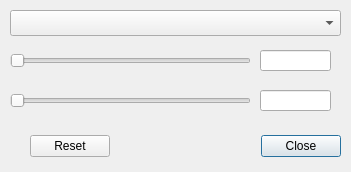
<?xml version="1.0" encoding="UTF-8"?>
<ui version="4.0">
 <class>changeColormapDialog</class>
 <widget class="QDialog" name="changeColormapDialog">
  <property name="geometry">
   <rect>
    <x>0</x>
    <y>0</y>
    <width>351</width>
    <height>172</height>
   </rect>
  </property>
  <property name="sizePolicy">
   <sizepolicy hsizetype="Fixed" vsizetype="Fixed">
    <horstretch>0</horstretch>
    <verstretch>0</verstretch>
   </sizepolicy>
  </property>
  <property name="windowTitle">
   <string>Change Colormap</string>
  </property>
  <widget class="QDialogButtonBox" name="buttons">
   <property name="geometry">
    <rect>
     <x>30</x>
     <y>130</y>
     <width>311</width>
     <height>32</height>
    </rect>
   </property>
   <property name="orientation">
    <enum>Qt::Horizontal</enum>
   </property>
   <property name="standardButtons">
    <set>QDialogButtonBox::Close|QDialogButtonBox::Reset</set>
   </property>
   <property name="centerButtons">
    <bool>false</bool>
   </property>
  </widget>
  <widget class="QComboBox" name="cmap_combobox">
   <property name="geometry">
    <rect>
     <x>10</x>
     <y>10</y>
     <width>331</width>
     <height>26</height>
    </rect>
   </property>
  </widget>
  <widget class="QLineEdit" name="vmin_edit">
   <property name="geometry">
    <rect>
     <x>260</x>
     <y>50</y>
     <width>71</width>
     <height>21</height>
    </rect>
   </property>
   <property name="toolTip">
    <string>minimum color limit</string>
   </property>
  </widget>
  <widget class="QSlider" name="vmin_slider">
   <property name="geometry">
    <rect>
     <x>10</x>
     <y>50</y>
     <width>241</width>
     <height>22</height>
    </rect>
   </property>
   <property name="toolTip">
    <string>minimum color limit</string>
   </property>
   <property name="orientation">
    <enum>Qt::Horizontal</enum>
   </property>
  </widget>
  <widget class="QSlider" name="vmax_slider">
   <property name="geometry">
    <rect>
     <x>10</x>
     <y>90</y>
     <width>241</width>
     <height>22</height>
    </rect>
   </property>
   <property name="toolTip">
    <string>maximum color limit</string>
   </property>
   <property name="orientation">
    <enum>Qt::Horizontal</enum>
   </property>
  </widget>
  <widget class="QLineEdit" name="vmax_edit">
   <property name="geometry">
    <rect>
     <x>260</x>
     <y>90</y>
     <width>71</width>
     <height>21</height>
    </rect>
   </property>
   <property name="toolTip">
    <string>maximum color limit</string>
   </property>
  </widget>
 </widget>
 <resources/>
 <connections>
  <connection>
   <sender>buttons</sender>
   <signal>accepted()</signal>
   <receiver>changeColormapDialog</receiver>
   <slot>accept()</slot>
   <hints>
    <hint type="sourcelabel">
     <x>248</x>
     <y>254</y>
    </hint>
    <hint type="destinationlabel">
     <x>157</x>
     <y>274</y>
    </hint>
   </hints>
  </connection>
  <connection>
   <sender>buttons</sender>
   <signal>rejected()</signal>
   <receiver>changeColormapDialog</receiver>
   <slot>reject()</slot>
   <hints>
    <hint type="sourcelabel">
     <x>316</x>
     <y>260</y>
    </hint>
    <hint type="destinationlabel">
     <x>286</x>
     <y>274</y>
    </hint>
   </hints>
  </connection>
 </connections>
</ui>
